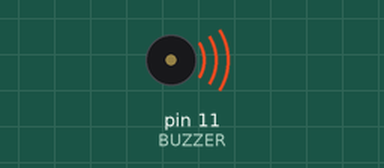
Recording of a sketch running on a simulated Arduino Uno, built with avr-gcc and run on an emulated ATmega328P. Parts: buzzer (waves = sounding).

Above: at 0.1 s.
At 39.42 s:
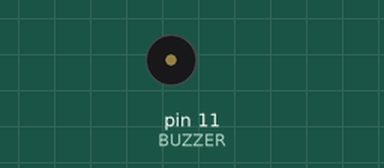
Timing chart, 0 to 40.0 s (numbered marks = the images above):
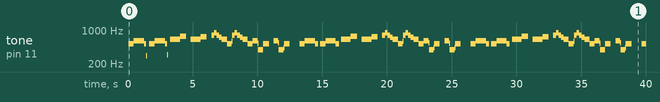

The sketch:

song.ino
```cpp
// Note timing value frequency hz
#define DO_L E2 // 262
#define DOA_L E4 // 277
#define RE_L E5 // 294
#define REA_L E7 // 311
#define MI_L E8 // 330
#define FA_L EA // 349
#define FAA_L EB // 370
#define SO_L EC // 392
#define SOA_L ED // 415
#define LA_L EE // 440
#define LAA_L EF // 466
#define TI_L F0 // 494
#define DO F1 // 523
#define DOA F2 // 554
#define RE F3 // 587
#define REA F3 // 622
#define MI F4 // 659
#define FA F5 // 698
#define FAA F5 // 740
#define SO F6 // 784
#define SOA F7 // 831
#define LA F7 // 880
#define LAA F8 // 932
#define TI F8 // 988
#define DO_H F9 // 1046
#define DOA_H F9 // 1109
#define RE_H F9 // 1175
#define REA_H FA // 1245
#define MI_H FA // 1318
#define FA_H FA // 1397
#define FAA_H FB // 1480
#define SO_H FB // 1568
#define SOA_H FB // 1661
#define LA_H FC // 1760
#define LAA_H FC // 1865
#define TI_H FC // 1976
#define ZERO 0 // pause

#define BUZZER 11 // define the buzzer pin

int initial_value; // sent when the timer initial value of each note
char time; // time for each note played
char ptr = 0x00; // point to an array of music
char flag = 0;
int music [] = {
  0XF1, 2, 0XF3, 2, 0XF4, 2, 0XF1, 1, 0, 1, // ??two tigers
  0XF1, 2, 0XF3, 2, 0XF4, 2, 0XF1, 1, 0, 1,
  0XF4, 2, 0XF5, 2, 0XF6, 2, 0, 2,
  0XF4, 2, 0XF5, 2, 0XF6, 2, 0, 2,
  0XF6, 1, 0XF7, 1, 0XF6, 1, 0XF5, 1, 0XF4, 2, 0XF1, 2,
  0XF6, 1, 0XF7, 1, 0XF6, 1, 0XF5, 1, 0XF4, 2, 0XF1, 2,
  0XF3, 2, 0XEC, 2, 0XF1, 2, 0, 2,
  0XF3, 2, 0XEC, 2, 0XF1, 2, 0, 2, 0xff};

void timer2_init (void) // initialize timer 2
{
  TCCR2A = 0X00;
  TCCR2B = 0X07; // divide clock source 1024
  TCNT2 = initial_value;
  TIMSK2 = 0X01; // enable interrupt
}
ISR (TIMER2_OVF_vect) // Timer 2 interrupt
{
  TCNT2 = initial_value; // initial value for the timer
  flag = ~ flag;
  if (flag)
     digitalWrite (BUZZER, HIGH); // set high, the buzzer
  else
    digitalWrite (BUZZER, LOW); // set low, the buzzer did not ring
}
void play_music (void) // Play Music
{
  if (music [ptr] != 0xFF & & music [ptr] != 0x00) // determine whether it is normal notes
  {
    TCCR2B = 0X07; // timer to work
    initial_value = music [ptr]; // set the timer to take the initial value
    time = music [ptr + 1]; // get phonation time
    delay (time * 200); // delay
    ptr += 2; // point to the next note
  }
  else if (music [ptr] == 0x00) // determine whether it is a full stop
  {
    time = music [ptr + 1]; // get phonation time
    delay (time * 200); // delay
    ptr += 2; // point to the next note
  }
  else // is the terminator
  {
    TCCR2B = 0X00; // timer stopped working
    digitalWrite (BUZZER, LOW); // set low, the buzzer did not ring
    delay (time * 200); // delay
    ptr = 0; // clear, easy to start again
  }
}
void setup ()
{
   pinMode (BUZZER, OUTPUT); // set output pin to connect the buzzer mode
   timer2_init ();// timer initialization
   sei ();// open the global interrupt
}
void loop (void)
{
  while (1)
  {
    play_music ();// music
  }

}
```

Measured:
- by itself, tone on pin 11 (BUZZER): plays 521 Hz for 0.40 s, 601 Hz for 0.80 s, 521 Hz for 0.16 s, 295 Hz for 0.04 s, 521 Hz for 0.40 s, 601 Hz for 0.80 s … (100 notes in this stretch)
